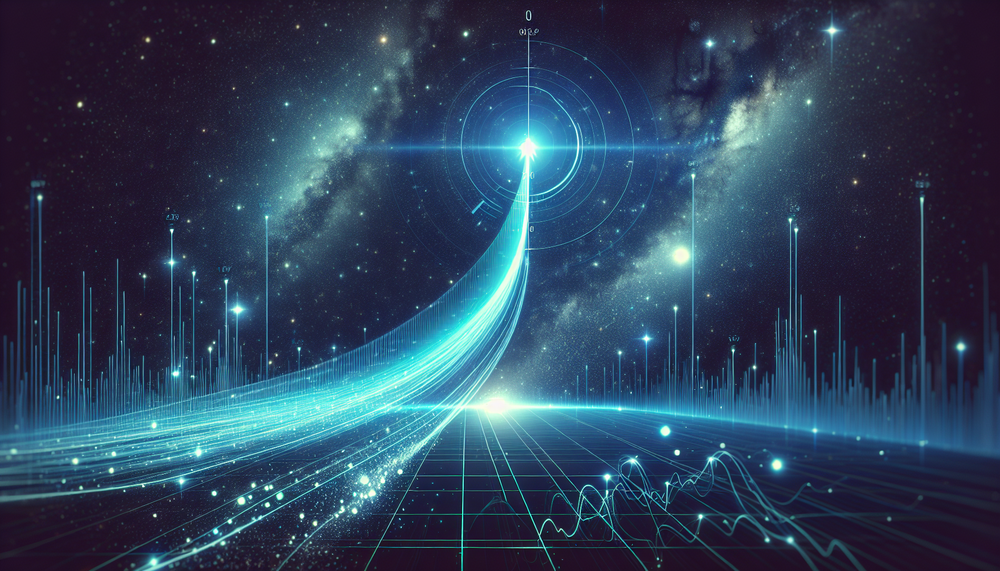
#> input picture _Shared/Assets/backgrounds/apogee-background.png, 1000 x 571 px, shrunk from 1792 x 1024 before the run
$ python create_square_backgrounds.py
#> lines starting #> are read from the running program, lines starting #| are printed output that depends on the picture
#!/usr/bin/env python3
"""
@fileoverview Create square versions of plugin background images
@module Square Background Generator

Crops each background image to a square by using the inner square frame
(centered crop using the smaller dimension).
"""

import os
from PIL import Image

# Define the source and output directories
SOURCE_DIR = "_Shared/Assets/backgrounds"
OUTPUT_DIR = "_Shared/Assets/backgrounds/square"

# List of all plugin background images
BACKGROUND_IMAGES = [
    "apogee-background.png",
    "cymasynth-background.png",
    "eclipse-background.png",
    "ion-background.png",
    "kepler-background.png",
    "lagrange-background.png",
    "perihelion-background.png",
    "retrograde-background.png",
    "tidal-background.png",
]

def create_square_image(input_path, output_path):
    """
    @brief Crop an image to a square using the inner square frame
    @param input_path Path to the source image
    @param output_path Path where the square image will be saved
    @note Uses the smaller dimension (width or height) to create a centered square crop
    """
    try:
        # Open the image
        img = Image.open(input_path)
#> img is the input picture: PIL image 1000x571 RGB; mean R, G, B 45.2, 66.5, 90.9
        width, height = img.size
#> width = 1000; height = 571

        # Determine the size of the square (use the smaller dimension)
        size = min(width, height)
#> size = 571

        # Calculate the crop box (centered)
        left = (width - size) // 2
#> left = 214
        top = (height - size) // 2
#> top = 0
        right = left + size
#> right = 785
        bottom = top + size
#> bottom = 571

        # Crop to square
        square_img = img.crop((left, top, right, bottom))
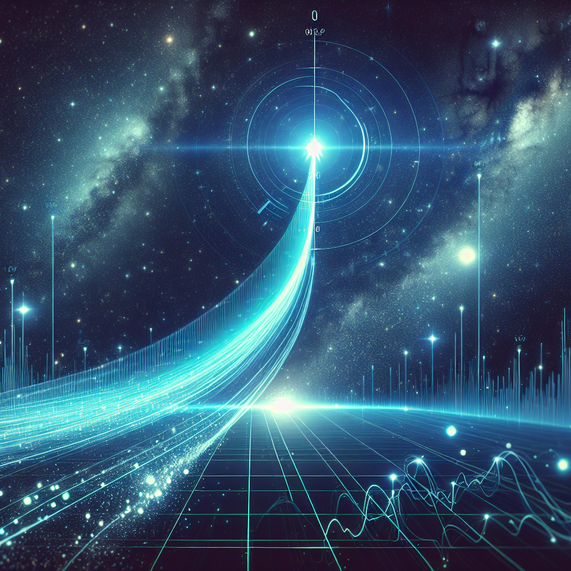
#> square_img: PIL image 571x571 RGB; mean R, G, B 51, 84.3, 109.8

        # Save the square image
        square_img.save(output_path, quality=95)
        print(f"✓ Created square version: {os.path.basename(output_path)} ({size}x{size})")
#| ✓ Created square version: apogee-background-square.png (571x571)
#> pass 3 of the loop in main, `for image_name in BACKGROUND_IMAGES:`:
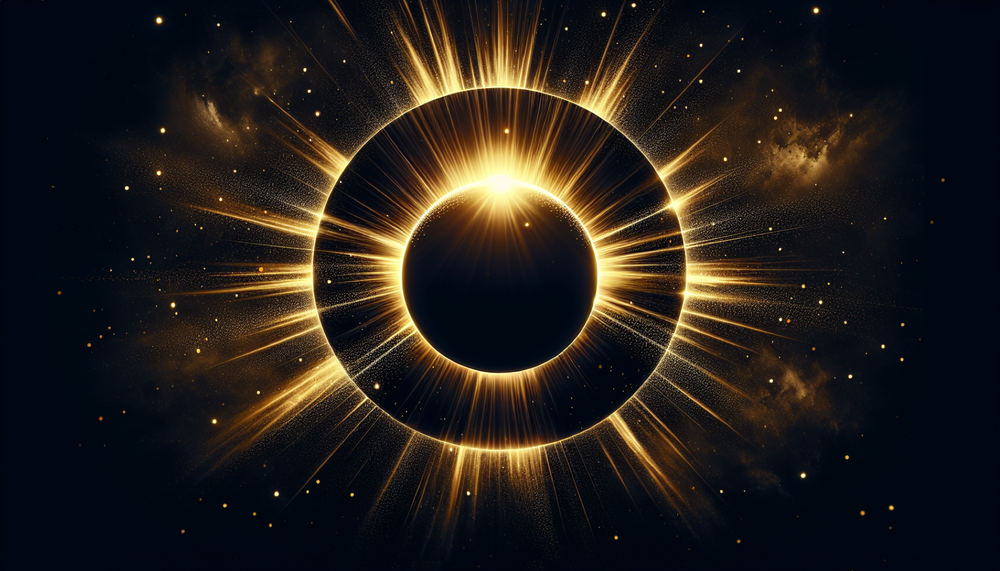
#> input picture _Shared/Assets/backgrounds/eclipse-background.png, 1000 x 571 px, shrunk from 1792 x 1024 before the run
#> in create_square_image, img is the input picture: PIL image 1000x571 RGBA; mean R, G, B, A 34.5, 29.6, 25.9, 255
#> in create_square_image (call 3), `square_img = img.crop((left, top, right, bottom))`:
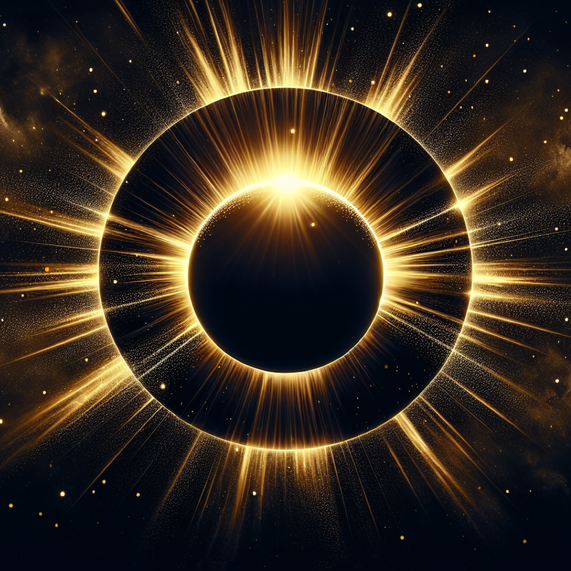
#> square_img: PIL image 571x571 RGBA; mean R, G, B, A 53.8, 42.7, 30.7, 255
#| ✓ Created square version: eclipse-background-square.png (571x571)
#> the loop made 9 passes; the first 3 are shown

        return True
    except Exception as e:
        print(f"✗ Error processing {input_path}: {e}")
        return False

def main():
    """
    @brief Main function to process all background images
    @returns None
    """
    # Create output directory if it doesn't exist
    os.makedirs(OUTPUT_DIR, exist_ok=True)

    print("Creating square versions of background images...")
    print(f"Source: {SOURCE_DIR}")
    print(f"Output: {OUTPUT_DIR}\n")

    success_count = 0
    total_count = len(BACKGROUND_IMAGES)

    for image_name in BACKGROUND_IMAGES:
        input_path = os.path.join(SOURCE_DIR, image_name)
        output_name = image_name.replace(".png", "-square.png")
        output_path = os.path.join(OUTPUT_DIR, output_name)

        if os.path.exists(input_path):
            if create_square_image(input_path, output_path):
                success_count += 1
        else:
            print(f"✗ Source image not found: {input_path}")

    print(f"\n{'='*60}")
    print(f"Completed: {success_count}/{total_count} images processed")
    print(f"Square images saved to: {OUTPUT_DIR}")

if __name__ == "__main__":
    main()
